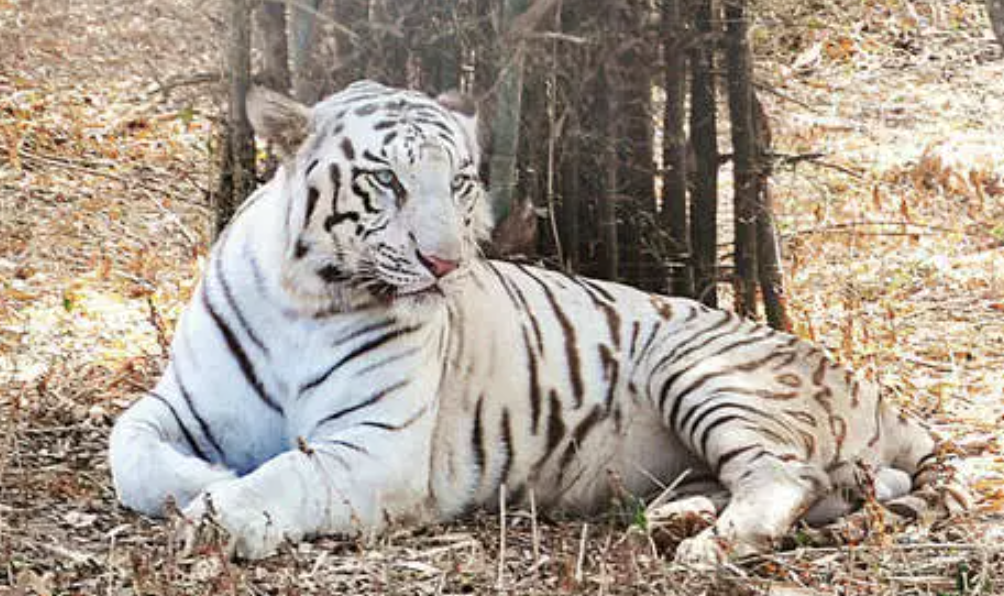
#> input picture opencv/1.images/photos/tiger.png, 1004 x 596 px
$ python crop_image.py
#> lines starting #> are read from the running program, lines starting #| are printed output that depends on the picture
import cv2 as cv

# Read the image as matrix of pixels
image = cv.imread('photos/tiger.png')
#> image is the input picture: shape (596, 1004, 3); mean B, G, R 141.6, 154.5, 166.4

print('\nResizing image to (500, 500)')
image = cv.resize(image, (500, 500), interpolation=cv.INTER_AREA)
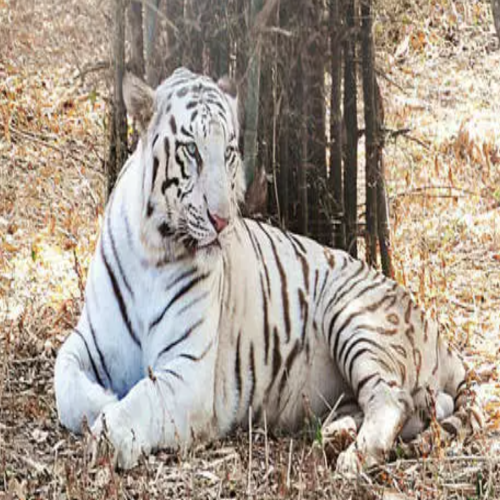
#> image: shape (500, 500, 3); mean B, G, R 141.6, 154.5, 166.4

# Display the image in new window
cv.imshow('Tiger', image)

cropped_image = image[20:300, 100: 350]
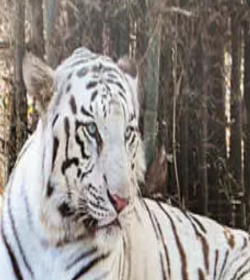
#> cropped_image: shape (280, 250, 3); mean B, G, R 129.3, 134.2, 140.5
# Display the image in new window
cv.imshow('cropped_image', cropped_image)

# Wait for Infinite amount of time for a keyboard key to be pressed
cv.waitKey(0)

# Close the OpenCV windows
cv.destroyAllWindows()
